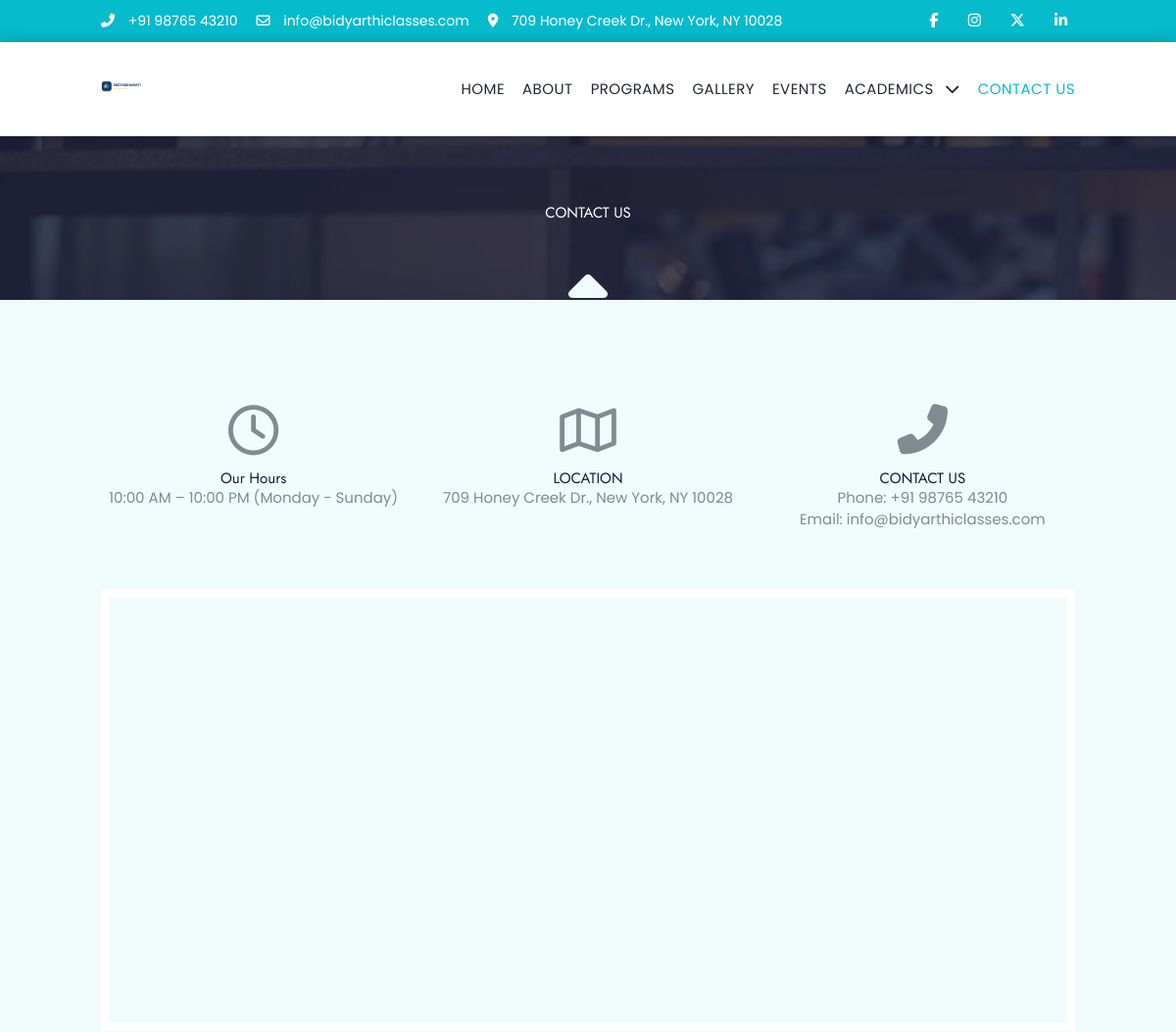
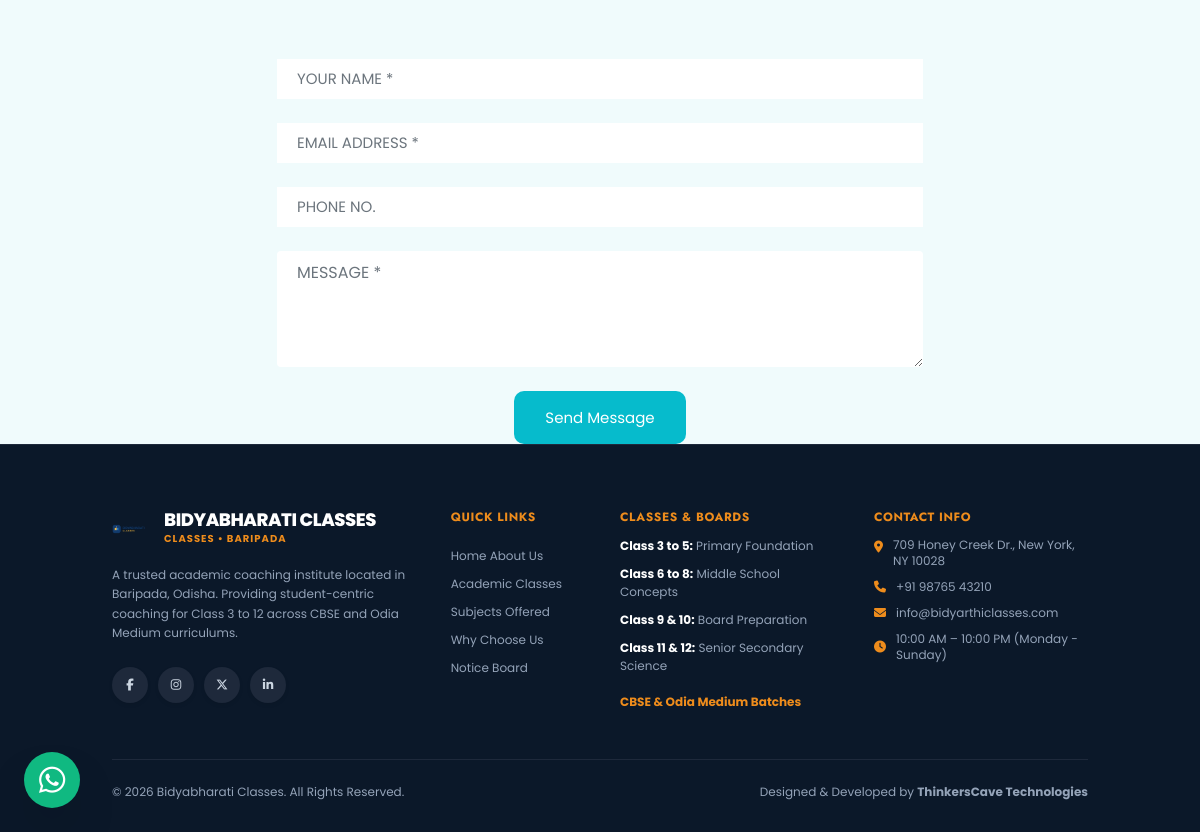
The page /contact.php on the database its author committed (2 pictures, top to bottom).
### tables this page shows
CREATE TABLE IF NOT EXISTS `site_settings` (
  `id` INT PRIMARY KEY DEFAULT 1,
  `site_name` VARCHAR(150) DEFAULT 'Bidyabharati Classes',
  `logo_path` VARCHAR(255) DEFAULT 'uploads/logo.png',
  `favicon_path` VARCHAR(255) DEFAULT 'assets/images/bidyarthilogo.png',
  `phone` VARCHAR(50) DEFAULT '+91 98765 43210',
  `email` VARCHAR(100) DEFAULT 'info@bidyarthiclasses.com',
  `address` TEXT,
  `working_hours` VARCHAR(255) DEFAULT '10:00 AM – 10:00 PM (Monday - Sunday)',
  `map_iframe` TEXT,
  `facebook_url` VARCHAR(255) DEFAULT 'https://facebook.com',
  `twitter_url` VARCHAR(255) DEFAULT 'https://twitter.com',
  `instagram_url` VARCHAR(255) DEFAULT 'https://instagram.com',
  `linkedin_url` VARCHAR(255) DEFAULT 'https://linkedin.com',
  `updated_at` TIMESTAMP DEFAULT CURRENT_TIMESTAMP ON UPDATE CURRENT_TIMESTAMP
);

### contact.php (the view, shortened to what the rows shown need)
<?php include 'includes/header.php'; ?>
    <section class="breadcrumb-main">
      <div class="container">
        <div class="breadcrumb-inner">
          <h2>Contact Us</h2>
        </div>
      </div>
    </section>
    <section class="contact-main pb-0">
      <div class="container">
        <div class="row">
          <div class="col-lg-4 col-md-4 col-sm-12">
            <div class="contact-info text-center">
              <div class="ct__atdetail">
                <p><?= htmlspecialchars($site_info['working_hours'] ?? '10:00 AM – 10:00 PM (Monday - Sunday)') ?></p>
              </div>
            </div>
          </div>
          <div class="col-lg-4 col-md-4 col-sm-12">
            <div class="contact-info text-center">
              <div class="ct__atdetail">
                <p><?= htmlspecialchars($site_info['address'] ?? 'Baripada, Mayurbhanj, Odisha - 757001') ?></p>
              </div>
            </div>
          </div>
          <div class="col-lg-4 col-md-4 col-sm-12 text-center">
            <div class="contact-info">
              <div class="ct__atdetail">
                <p>Phone: <?= htmlspecialchars($site_info['phone'] ?? '+91 94373 80042') ?></p>
                <p>Email: <a href="mailto:<?= htmlspecialchars($site_info['email'] ?? 'info@bidyabharaticlasses.com') ?>"><?= htmlspecialchars($site_info['email'] ?? 'info@bidyabharaticlasses.com') ?></a></p>
              </div>
            </div>
          </div>
        </div>
      </div>
    </section>
    <?php include 'includes/footer.php'; ?>

### includes/header.php (shortened to what the rows shown need)
<?php
require_once __DIR__ . '/db.php';
try {
    $stmtSiteSettings = $pdo->query("SELECT * FROM site_settings WHERE id = 1");
    $site_info = $stmtSiteSettings->fetch() ?: [];
} catch (Exception $e) {
    $site_info = [];
}
?>
<!DOCTYPE html>
<html xmlns="http://www.w3.org/1999/xhtml" lang="zxx">
  <head>
    <link href="assets/css/bootstrap.min.css" rel="stylesheet" type="text/css" />
    <link href="assets/css/style.css?v=<?= filemtime(__DIR__ . '/../assets/css/style.css') ?>" rel="stylesheet" type="text/css" />
    <link href="assets/css/plugin.css" rel="stylesheet" type="text/css" />
    <link rel="stylesheet" href="https://cdnjs.cloudflare.com/ajax/libs/font-awesome/6.5.1/css/all.min.css" />
    <script src="https://cdn.tailwindcss.com"></script>
    <script id="tailwind-config">
    tailwind.config = {
      darkMode: "class",
      theme: {
        extend: {
          colors: {
            "tertiary": "#342300",
            "secondary-fixed-dim": "#a4c9ff",
            "tertiary-container": "#4f3700",
            "on-secondary-fixed-variant": "#004884",
            "on-surface-variant": "#43474f",
            "background": "#f8f9ff",
            "secondary-fixed": "#d4e3ff",
            "error-container": "#ffdad6",
            "surface-container-low": "#eff4ff",
            "outline": "#737780",
            "surface-dim": "#cbdbf5",
            "on-tertiary-fixed-variant": "#5e4200",
            "on-secondary-container": "#003c70",
            "surface-bright": "#f8f9ff",
            "primary-fixed": "#d5e3ff",
            "on-tertiary": "#ffffff",
            "on-tertiary-fixed": "#271900",
            "on-primary-container": "#84a6df",
            "surface-container-high": "#dce9ff",
            "on-surface": "#0b1c30",
            "secondary-container": "#64a8fe",
            "on-tertiary-container": "#d39c25",
            "secondary": "#005fac",
            "inverse-primary": "#a8c8ff",
            "surface-tint": "#3c5f93",
            "surface-container-highest": "#d3e4fe",
            "surface-variant": "#d3e4fe",
            "on-error-container": "#93000a",
            "on-error": "#ffffff",
            "surface-container-lowest": "#ffffff",
            "tertiary-fixed": "#ffdea7",
            "outline-variant": "#c3c6d0",
            "on-primary-fixed": "#001b3c",
            "inverse-on-surface": "#eaf1ff",
            "on-secondary-fixed": "#001c39",
            "primary-fixed-dim": "#a8c8ff",
            "surface-container": "#e5eeff",
            "error": "#ba1a1a",
            "on-background": "#0b1c30",
            "surface": "#f8f9ff",
            "on-secondary": "#ffffff",
            "tertiary-fixed-dim": "#f8bd45",
            "inverse-surface": "#213145",
            "on-primary-fixed-variant": "#22477a",
            "primary": "#00254e",
            "on-primary": "#ffffff",
            "primary-container": "#123b6d"
          },
          borderRadius: {
            "DEFAULT": "0.25rem",
            "lg": "0.5rem",
            "xl": "0.75rem",
            "full": "9999px"
          },
          spacing: {
            "space-xs": "0.25rem",
            "space-xl": "2.5rem",
            "margin": "2rem",
            "margin-mobile": "1rem",
            "space-sm": "0.5rem",
            "gutter-mobile": "1rem",
            "space-lg": "1.5rem",
            "space-md": "1rem",
            "gutter": "1.5rem"
          },
          fontFamily: {
            "display-hero-mobile": [ "Outfit", "sans-serif" ],
            "body-lg": [ "Inter", "sans-serif" ],
            "display-hero": [ "Outfit", "sans-serif" ],
            "headline-md": [ "Outfit", "sans-serif" ],
            "headline-lg-mobile": [ "Outfit", "sans-serif" ],
            "label-lg": [ "Outfit", "sans-serif" ],
            "headline-lg": [ "Outfit", "sans-serif" ],
            "headline-sm": [ "Outfit", "sans-serif" ],
            "stat-counter": [ "Outfit", "sans-serif" ],
            "label-md": [ "Outfit", "sans-serif" ],
            "body-sm": [ "Inter", "sans-serif" ],
            "body-md": [ "Inter", "sans-serif" ]
          },
          fontSize: {
            "display-hero-mobile": [ "36px", { "lineHeight": "44px", "letterSpacing": "-0.015em", "fontWeight": "700" } ],
            "body-lg": [ "18px", { "lineHeight": "28px", "fontWeight": "400" } ],
            "display-hero": [ "56px", { "lineHeight": "64px", "letterSpacing": "-0.02em", "fontWeight": "700" } ],
            "headline-md": [ "28px", { "lineHeight": "36px", "fontWeight": "600" } ],
            "headline-lg-mobile": [ "28px", { "lineHeight": "36px", "letterSpacing": "-0.01em", "fontWeight": "700" } ],
            "label-lg": [ "14px", { "lineHeight": "20px", "letterSpacing": "0.02em", "fontWeight": "600" } ],
            "headline-lg": [ "40px", { "lineHeight": "48px", "letterSpacing": "-0.01em", "fontWeight": "700" } ],
            "headline-sm": [ "20px", { "lineHeight": "28px", "fontWeight": "600" } ],
            "stat-counter": [ "48px", { "lineHeight": "52px", "fontWeight": "700" } ],
            "label-md": [ "12px", { "lineHeight": "16px", "letterSpacing": "0.04em", "fontWeight": "600" } ],
            "body-sm": [ "14px", { "lineHeight": "20px", "fontWeight": "400" } ],
            "body-md": [ "16px", { "lineHeight": "24px", "fontWeight": "400" } ]
          }
        }
      }
    };
    </script>
  </head>
  <body class="home-2">
    <header class="main_header_area">
      <div class="topbar-wrap">
        <div class="container">
          <div class="top-info d-flex justify-content-between align-items-center">
            <ul class="t-address">
              <?php if (!empty($site_info['phone'])): ?>
                <li><i class="fas fa-phone-alt"></i> <a href="tel:<?= htmlspecialchars($site_info['phone']) ?>" style="color: inherit;"><?= htmlspecialchars($site_info['phone']) ?></a></li>
              <?php endif; ?>
              <?php if (!empty($site_info['email'])): ?>
                <li><i class="far fa-envelope"></i> <a href="mailto:<?= htmlspecialchars($site_info['email']) ?>"><?= htmlspecialchars($site_info['email']) ?></a></li>
              <?php endif; ?>
              <?php if (!empty($site_info['address'])): ?>
                <li><i class="fas fa-map-marker-alt"></i> <?= htmlspecialchars($site_info['address']) ?></li>
              <?php endif; ?>
            </ul>
          </div>
        </div>
      </div>
      <div class="header_menu">
        <nav class="navbar navbar-default">
          <div class="container">
            <div class="navbar-flex d-flex align-items-center justify-content-between w-100">
              <div class="navbar-header">
                <a class="navbar-brand text-center" href="index.php">
                  <img src="<?= !empty($site_info['logo_path']) ? htmlspecialchars($site_info['logo_path']) : 'assets/images/logo.png' ?>" alt="<?= htmlspecialchars($site_info['site_name'] ?? 'Logo') ?>" style="max-height: 50px;" />
                </a>
              </div>
            </div>
          </div>
        </nav>
      </div>
    </header>

### includes/footer.php (shortened to what the rows shown need)
    <footer class="bg-[#0b1829] text-white pt-16 pb-8 border-t border-[#1e293b]" id="footer">
      <div class="container mx-auto px-4 sm:px-6 lg:px-8">
        <div class="grid grid-cols-1 md:grid-cols-2 lg:grid-cols-12 gap-10 pb-12 border-b border-[#1e293b]">
          <div class="lg:col-span-4 space-y-4">
            <div class="flex items-center gap-3">
              <img alt="<?= htmlspecialchars($site_info['site_name'] ?? 'Bidyabharati Classes Logo') ?>" class="h-10 w-auto object-contain" src="<?= !empty($site_info['logo_path']) ? htmlspecialchars($site_info['logo_path']) : 'assets/images/logo.png' ?>"/>
              <div>
                <p class="font-poppins font-extrabold text-lg leading-none tracking-tight text-white uppercase"><?= htmlspecialchars($site_info['site_name'] ?? 'BIDYABHARATI') ?></p>
                <p class="font-poppins font-bold text-[10px] tracking-widest text-[#ee8c1c] uppercase mt-0.5">CLASSES • BARIPADA</p>
              </div>
            </div>
          </div>
          <div class="lg:col-span-3 space-y-3">
            <div class="space-y-2.5 text-xs text-[#94a3b8]">
              <p class="flex items-start gap-2.5">
                <i class="fa-solid fa-location-dot text-[#ee8c1c] mt-0.5 text-xs"></i>
                <span class="text-[#94a3b8]"><?= !empty($site_info['address']) ? htmlspecialchars($site_info['address']) : 'Baripada, Mayurbhanj, Odisha - 757001' ?></span>
              </p>
              <p class="flex items-center gap-2.5">
                <i class="fa-solid fa-phone text-[#ee8c1c] text-xs"></i>
                <a class="text-[#94a3b8] hover:text-white transition-colors" href="tel:<?= htmlspecialchars($site_info['phone'] ?? '+919437380042') ?>"><?= htmlspecialchars($site_info['phone'] ?? '+91 94373 80042') ?></a>
              </p>
              <p class="flex items-center gap-2.5">
                <i class="fa-solid fa-envelope text-[#ee8c1c] text-xs"></i>
                <a class="text-[#94a3b8] hover:text-white transition-colors" href="mailto:<?= htmlspecialchars($site_info['email'] ?? 'info@bidyabharaticlasses.com') ?>"><?= htmlspecialchars($site_info['email'] ?? 'info@bidyabharaticlasses.com') ?></a>
              </p>
              <p class="flex items-center gap-2.5">
                <i class="fa-solid fa-clock text-[#ee8c1c] text-xs"></i>
                <span class="text-[#94a3b8]"><?= !empty($site_info['working_hours']) ? htmlspecialchars($site_info['working_hours']) : 'Mon - Sat: 7:00 AM - 8:00 PM' ?></span>
              </p>
            </div>
          </div>
        </div>
      </div>
    </footer>
  </body>
</html>

### rows shown on the page
site_settings: phone "+91 98765 43210", email "info@bidyarthiclasses.com", address "709 Honey Creek Dr., New York, NY 10028", logo_path (picture), working_hours "10:00 AM – 10:00 PM (Monday - Sunday)", site_name "BIDYABHARATI CLASSES"
